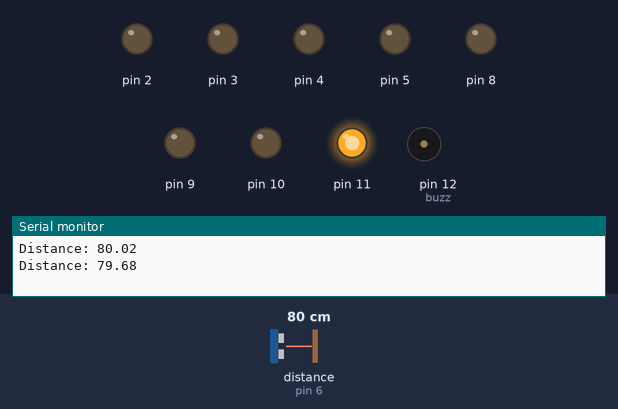
A sketch run on a simulated Arduino Uno, built with avr-gcc and run on an emulated ATmega328P. Parts: output pins drawn as LEDs (lit = HIGH), buzzer (waves = sounding, pin HIGH), the last lines printed to the serial monitor. Wiring (inferred from the names in the program): ultrasonic range finder: trigger pin 7; echo pin 6. Inputs (shaded band) come from the test bench; at power-on: distance to the obstacle (sensor on pin 6) 80 cm. The echo pulse lasts 58.3 µs per cm; pins used as bus, display or sensor lines are not drawn.

Above: at 1.8 s.
1.9 s: distance to the obstacle (sensor on pin 6) set to 19 cm
3.7 s: distance to the obstacle (sensor on pin 6) set to 16 cm
At 4.9 s:
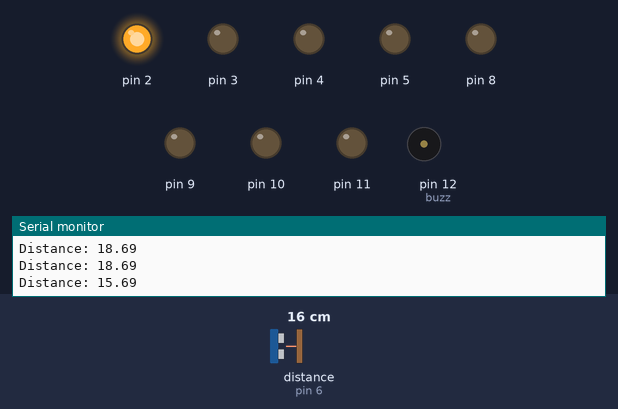
6.0 s: distance to the obstacle (sensor on pin 6) set to 2 cm
At 7.7 s:
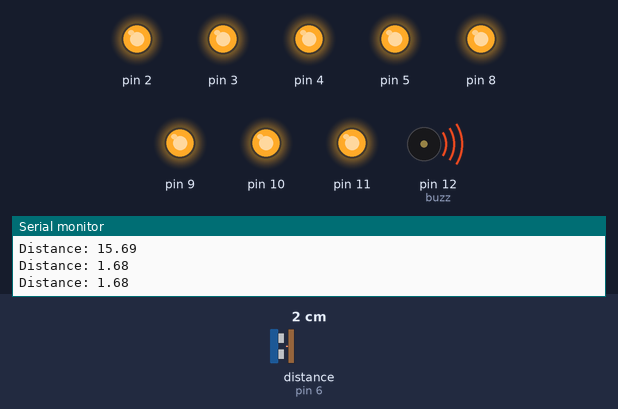
8.0 s: distance to the obstacle (sensor on pin 6) set to 6 cm
At 9.4 s:
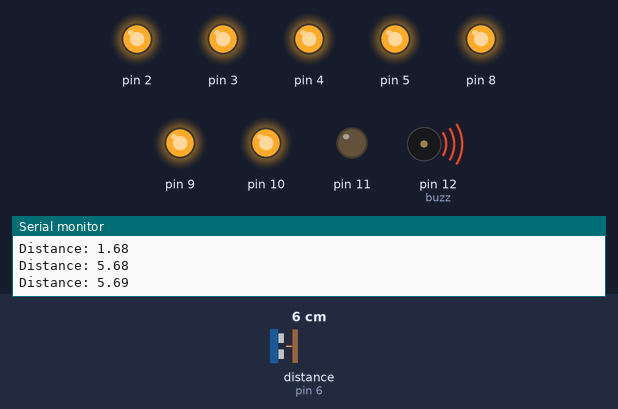
10.0 s: distance to the obstacle (sensor on pin 6) set to 8 cm
At 11.0 s:
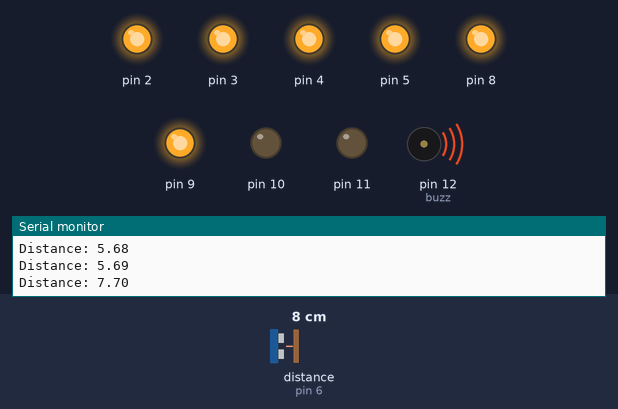
12.0 s: distance to the obstacle (sensor on pin 6) set to 250 cm
At 13.2 s:
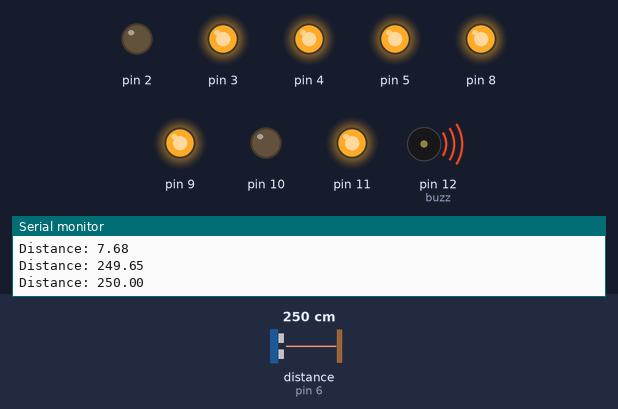
Timing chart, 0 to 15.0 s (numbered marks = the images above; inputs shaded):
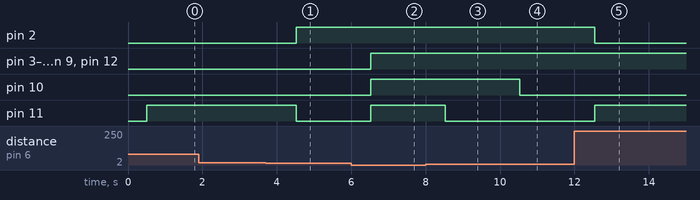

Measured:
- the behaviour switches between 18 and 17 cm on distance to the obstacle (sensor on pin 6) (found by bisection; images 0 and 1)
- the behaviour switches between 4 and 5 cm on distance to the obstacle (sensor on pin 6) (found by bisection; images 2 and 3)
- the behaviour switches between 6 and 7 cm on distance to the obstacle (sensor on pin 6) (found by bisection; images 3 and 4)
- after the input at 3.7 s, pin 2: LOW → HIGH after 0.82 s; pin 11: HIGH → LOW after 0.82 s
- after the input at 6.0 s, pin 3–5, pin 8–11, pin 12 (buzz): LOW → HIGH after 0.52 s
- after the input at 8.0 s, pin 11: HIGH → LOW after 0.52 s
- after the input at 10.0 s, pin 10: HIGH → LOW after 0.53 s
- after the input at 12.0 s, pin 2: HIGH → LOW after 0.54 s; pin 11: LOW → HIGH after 0.54 s

The sketch:

ardiuno_project_a.ino
```cpp
// Water Leveler for Tank

// Assign variable and pins
const int trigPin = 7;
const int echoPin = 6;
int buzz = 12;
float duration, distance;
int relay = 1;


// Initialition
void setup() {
  pinMode(2, OUTPUT);
  pinMode(3, OUTPUT);
  pinMode(4, OUTPUT);
  pinMode(5, OUTPUT);
  pinMode(8, OUTPUT);
  pinMode(9, OUTPUT);
  pinMode(10, OUTPUT);
  pinMode(11, OUTPUT);
  pinMode(trigPin, OUTPUT);
  pinMode(echoPin, INPUT);
  pinMode(buzz, OUTPUT);
  pinMode(relay, OUTPUT);
  Serial.begin(9600);
}

void loop() {
  digitalWrite(trigPin, LOW);
  delayMicroseconds(2);
  digitalWrite(trigPin, HIGH);
  delayMicroseconds(10);
  digitalWrite(trigPin, LOW);

  duration = pulseIn(echoPin, HIGH);
  distance = (duration * .0343) / 2;
  Serial.print("Distance: ");
  Serial.println(distance);
  delay(500);


  if (3.9 > distance) {
    digitalWrite(11, HIGH);
    digitalWrite(10, HIGH);
    digitalWrite(9, HIGH);
    digitalWrite(8, HIGH);
    digitalWrite(5, HIGH);
    digitalWrite(4, HIGH);
    digitalWrite(3, HIGH);
    digitalWrite(2, HIGH);
    digitalWrite(buzz, HIGH);
    digitalWrite(relay, HIGH);


  }
  else if (5.8 > distance) {
    digitalWrite(11, LOW);
    digitalWrite(10, HIGH);
    digitalWrite(9, HIGH);
    digitalWrite(8, HIGH);
    digitalWrite(5, HIGH);
    digitalWrite(4, HIGH);
    digitalWrite(3, HIGH);
    digitalWrite(2, HIGH);


  }
  else if (8.3 > distance) {
    digitalWrite(11, LOW);
    digitalWrite(10, LOW);
    digitalWrite(9, HIGH);
    digitalWrite(8, HIGH);
    digitalWrite(5, HIGH);
    digitalWrite(4, HIGH);
    digitalWrite(3, HIGH);
    digitalWrite(2, HIGH);

  }
  else if (10.2 > distance) {
    digitalWrite(11, LOW);
    digitalWrite(10, LOW);
    digitalWrite(9, LOW);
    digitalWrite(8, HIGH);
    digitalWrite(5, HIGH);
    digitalWrite(4, HIGH);
    digitalWrite(3, HIGH);
    digitalWrite(2, HIGH);

  }
  else if (11.7 > distance) {
    digitalWrite(11, LOW);
    digitalWrite(10, LOW);
    digitalWrite(9, LOW);
    digitalWrite(8, LOW);
    digitalWrite(5, HIGH);
    digitalWrite(4, HIGH);
    digitalWrite(3, HIGH);
    digitalWrite(2, HIGH);

  }
  else if (13.9 > distance) {
    digitalWrite(11, LOW);
    digitalWrite(10, LOW);
    digitalWrite(9, LOW);
    digitalWrite(8, LOW);
    digitalWrite(5, LOW);
    digitalWrite(4, HIGH);
    digitalWrite(3, HIGH);
    digitalWrite(2, HIGH);

  }
  else if (15.2 > distance) {
    digitalWrite(11, LOW);
    digitalWrite(10, LOW);
    digitalWrite(9, LOW);
    digitalWrite(8, LOW);
    digitalWrite(5, LOW);
    digitalWrite(4, LOW);
    digitalWrite(3, HIGH);
    digitalWrite(2, HIGH);
    digitalWrite(relay, LOW);

  }
  else if (16.9 > distance) {
    digitalWrite(11, LOW);
    digitalWrite(10, LOW);
    digitalWrite(9, LOW);
    digitalWrite(8, LOW);
    digitalWrite(5, LOW);
    digitalWrite(4, LOW);
    digitalWrite(3, LOW);
    digitalWrite(2, HIGH);

  }
  else {
    digitalWrite(11, HIGH);
    digitalWrite(2, LOW);
  }


  delay(500);


  // digitalWrite(2, LOW);
  // digitalWrite(3, LOW);
  // digitalWrite(4, LOW);
  // digitalWrite(5, LOW);
  // digitalWrite(8, LOW);
  // digitalWrite(9, LOW);
  // digitalWrite(10, LOW);
  // digitalWrite(11, LOW);
  // digitalWrite(buzz, LOW);


}
```
